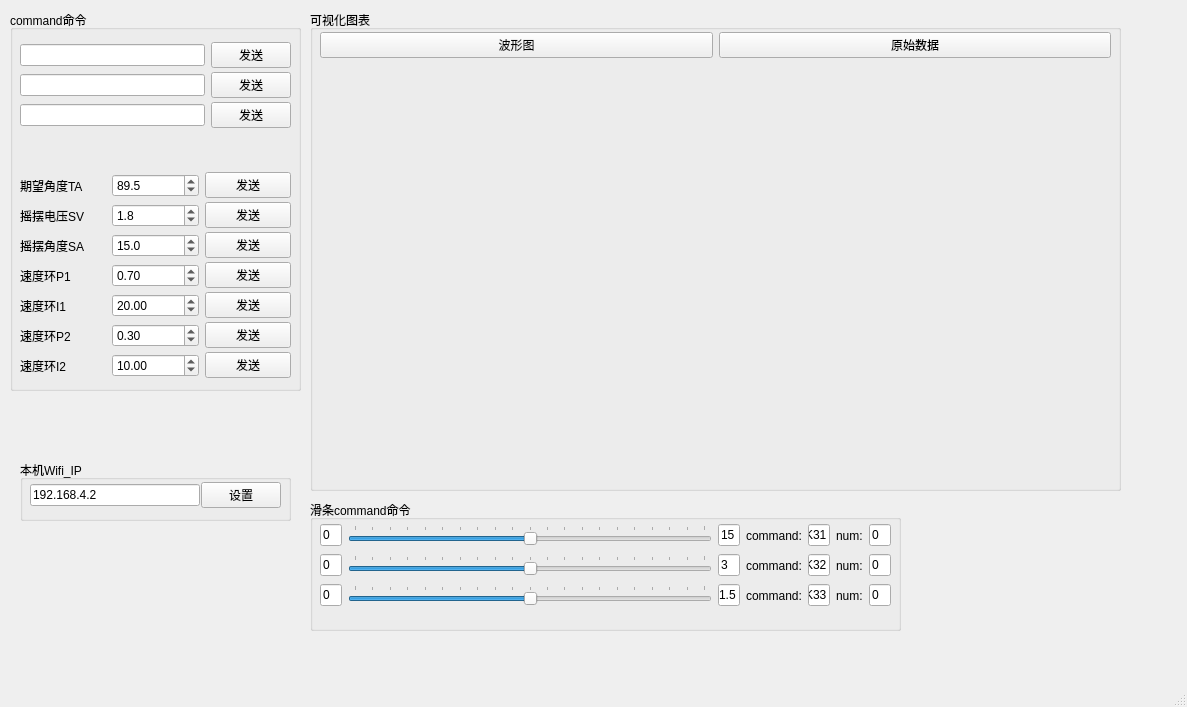
<?xml version="1.0" encoding="UTF-8"?>
<ui version="4.0">
 <class>MainWindow</class>
 <widget class="QMainWindow" name="MainWindow">
  <property name="geometry">
   <rect>
    <x>0</x>
    <y>0</y>
    <width>1187</width>
    <height>707</height>
   </rect>
  </property>
  <property name="windowTitle">
   <string>MainWindow</string>
  </property>
  <widget class="QWidget" name="centralwidget">
   <widget class="QGroupBox" name="groupBox">
    <property name="geometry">
     <rect>
      <x>20</x>
      <y>460</y>
      <width>271</width>
      <height>61</height>
     </rect>
    </property>
    <property name="title">
     <string>本机Wifi_IP</string>
    </property>
    <widget class="QWidget" name="horizontalLayoutWidget">
     <property name="geometry">
      <rect>
       <x>10</x>
       <y>20</y>
       <width>251</width>
       <height>31</height>
      </rect>
     </property>
     <layout class="QHBoxLayout" name="horizontalLayout">
      <property name="spacing">
       <number>1</number>
      </property>
      <item>
       <widget class="QLineEdit" name="wifi_IP_lineEdit">
        <property name="text">
         <string>192.168.4.2</string>
        </property>
       </widget>
      </item>
      <item>
       <widget class="QPushButton" name="wifi_config_pushButton">
        <property name="text">
         <string>设置</string>
        </property>
       </widget>
      </item>
     </layout>
    </widget>
   </widget>
   <widget class="QGroupBox" name="groupBox_2">
    <property name="geometry">
     <rect>
      <x>310</x>
      <y>10</y>
      <width>811</width>
      <height>481</height>
     </rect>
    </property>
    <property name="title">
     <string>可视化图表</string>
    </property>
    <widget class="QWidget" name="gridLayoutWidget">
     <property name="geometry">
      <rect>
       <x>10</x>
       <y>50</y>
       <width>791</width>
       <height>371</height>
      </rect>
     </property>
     <layout class="QGridLayout" name="gridLayout"/>
    </widget>
    <widget class="QWidget" name="horizontalLayoutWidget_4">
     <property name="geometry">
      <rect>
       <x>10</x>
       <y>420</y>
       <width>791</width>
       <height>51</height>
      </rect>
     </property>
     <layout class="QHBoxLayout" name="tool_layout"/>
    </widget>
    <widget class="QWidget" name="horizontalLayoutWidget_6">
     <property name="geometry">
      <rect>
       <x>10</x>
       <y>20</y>
       <width>791</width>
       <height>31</height>
      </rect>
     </property>
     <layout class="QHBoxLayout" name="tool_layout_2">
      <item>
       <widget class="QPushButton" name="wave_pushButton">
        <property name="text">
         <string>波形图</string>
        </property>
       </widget>
      </item>
      <item>
       <widget class="QPushButton" name="raw_pushButton">
        <property name="text">
         <string>原始数据</string>
        </property>
       </widget>
      </item>
     </layout>
    </widget>
   </widget>
   <widget class="QGroupBox" name="groupBox_3">
    <property name="geometry">
     <rect>
      <x>10</x>
      <y>10</y>
      <width>291</width>
      <height>381</height>
     </rect>
    </property>
    <property name="title">
     <string>command命令</string>
    </property>
    <widget class="QWidget" name="horizontalLayoutWidget_7">
     <property name="geometry">
      <rect>
       <x>10</x>
       <y>30</y>
       <width>271</width>
       <height>31</height>
      </rect>
     </property>
     <layout class="QHBoxLayout" name="horizontalLayout_3">
      <item>
       <widget class="QLineEdit" name="wifi_command_lineEdit_1"/>
      </item>
      <item>
       <widget class="QPushButton" name="wifi_command_pushButton_1">
        <property name="text">
         <string>发送</string>
        </property>
       </widget>
      </item>
     </layout>
    </widget>
    <widget class="QWidget" name="horizontalLayoutWidget_8">
     <property name="geometry">
      <rect>
       <x>10</x>
       <y>60</y>
       <width>271</width>
       <height>31</height>
      </rect>
     </property>
     <layout class="QHBoxLayout" name="horizontalLayout_4">
      <item>
       <widget class="QLineEdit" name="wifi_command_lineEdit_2"/>
      </item>
      <item>
       <widget class="QPushButton" name="wifi_command_pushButton_2">
        <property name="text">
         <string>发送</string>
        </property>
       </widget>
      </item>
     </layout>
    </widget>
    <widget class="QWidget" name="horizontalLayoutWidget_9">
     <property name="geometry">
      <rect>
       <x>10</x>
       <y>90</y>
       <width>271</width>
       <height>31</height>
      </rect>
     </property>
     <layout class="QHBoxLayout" name="horizontalLayout_7">
      <item>
       <widget class="QLineEdit" name="wifi_command_lineEdit_3"/>
      </item>
      <item>
       <widget class="QPushButton" name="wifi_command_pushButton_3">
        <property name="text">
         <string>发送</string>
        </property>
       </widget>
      </item>
     </layout>
    </widget>
    <widget class="QWidget" name="horizontalLayoutWidget_13">
     <property name="geometry">
      <rect>
       <x>10</x>
       <y>160</y>
       <width>271</width>
       <height>31</height>
      </rect>
     </property>
     <layout class="QHBoxLayout" name="horizontalLayout_17">
      <item>
       <widget class="QLabel" name="label_16">
        <property name="text">
         <string>期望角度TA</string>
        </property>
       </widget>
      </item>
      <item>
       <widget class="QDoubleSpinBox" name="TA_doubleSpinBox">
        <property name="decimals">
         <number>1</number>
        </property>
        <property name="maximum">
         <double>120.000000000000000</double>
        </property>
        <property name="singleStep">
         <double>0.500000000000000</double>
        </property>
        <property name="value">
         <double>89.500000000000000</double>
        </property>
       </widget>
      </item>
      <item>
       <widget class="QPushButton" name="TA_pushButton">
        <property name="text">
         <string>发送</string>
        </property>
       </widget>
      </item>
     </layout>
    </widget>
    <widget class="QWidget" name="horizontalLayoutWidget_12">
     <property name="geometry">
      <rect>
       <x>10</x>
       <y>190</y>
       <width>271</width>
       <height>31</height>
      </rect>
     </property>
     <layout class="QHBoxLayout" name="horizontalLayout_16">
      <item>
       <widget class="QLabel" name="label_15">
        <property name="text">
         <string>摇摆电压SV</string>
        </property>
       </widget>
      </item>
      <item>
       <widget class="QDoubleSpinBox" name="SV_doubleSpinBox">
        <property name="decimals">
         <number>1</number>
        </property>
        <property name="singleStep">
         <double>0.100000000000000</double>
        </property>
        <property name="value">
         <double>1.800000000000000</double>
        </property>
       </widget>
      </item>
      <item>
       <widget class="QPushButton" name="SV_pushButton">
        <property name="text">
         <string>发送</string>
        </property>
       </widget>
      </item>
     </layout>
    </widget>
    <widget class="QWidget" name="horizontalLayoutWidget_14">
     <property name="geometry">
      <rect>
       <x>10</x>
       <y>220</y>
       <width>271</width>
       <height>31</height>
      </rect>
     </property>
     <layout class="QHBoxLayout" name="horizontalLayout_18">
      <item>
       <widget class="QLabel" name="label_17">
        <property name="text">
         <string>摇摆角度SA</string>
        </property>
       </widget>
      </item>
      <item>
       <widget class="QDoubleSpinBox" name="SA_doubleSpinBox">
        <property name="decimals">
         <number>1</number>
        </property>
        <property name="value">
         <double>15.000000000000000</double>
        </property>
       </widget>
      </item>
      <item>
       <widget class="QPushButton" name="SA_pushButton">
        <property name="text">
         <string>发送</string>
        </property>
       </widget>
      </item>
     </layout>
    </widget>
    <widget class="QWidget" name="horizontalLayoutWidget_15">
     <property name="geometry">
      <rect>
       <x>10</x>
       <y>250</y>
       <width>271</width>
       <height>31</height>
      </rect>
     </property>
     <layout class="QHBoxLayout" name="horizontalLayout_19">
      <item>
       <widget class="QLabel" name="label_18">
        <property name="text">
         <string>速度环P1</string>
        </property>
       </widget>
      </item>
      <item>
       <widget class="QDoubleSpinBox" name="VP1_doubleSpinBox">
        <property name="singleStep">
         <double>0.100000000000000</double>
        </property>
        <property name="value">
         <double>0.700000000000000</double>
        </property>
       </widget>
      </item>
      <item>
       <widget class="QPushButton" name="VP1_pushButton">
        <property name="text">
         <string>发送</string>
        </property>
       </widget>
      </item>
     </layout>
    </widget>
    <widget class="QWidget" name="horizontalLayoutWidget_16">
     <property name="geometry">
      <rect>
       <x>10</x>
       <y>280</y>
       <width>271</width>
       <height>31</height>
      </rect>
     </property>
     <layout class="QHBoxLayout" name="horizontalLayout_20">
      <item>
       <widget class="QLabel" name="label_19">
        <property name="text">
         <string>速度环I1</string>
        </property>
       </widget>
      </item>
      <item>
       <widget class="QDoubleSpinBox" name="VI1_doubleSpinBox">
        <property name="singleStep">
         <double>0.500000000000000</double>
        </property>
        <property name="value">
         <double>20.000000000000000</double>
        </property>
       </widget>
      </item>
      <item>
       <widget class="QPushButton" name="VI1_pushButton">
        <property name="text">
         <string>发送</string>
        </property>
       </widget>
      </item>
     </layout>
    </widget>
    <widget class="QWidget" name="horizontalLayoutWidget_17">
     <property name="geometry">
      <rect>
       <x>10</x>
       <y>310</y>
       <width>271</width>
       <height>31</height>
      </rect>
     </property>
     <layout class="QHBoxLayout" name="horizontalLayout_21">
      <item>
       <widget class="QLabel" name="label_20">
        <property name="text">
         <string>速度环P2</string>
        </property>
       </widget>
      </item>
      <item>
       <widget class="QDoubleSpinBox" name="VP2_doubleSpinBox">
        <property name="singleStep">
         <double>0.100000000000000</double>
        </property>
        <property name="value">
         <double>0.300000000000000</double>
        </property>
       </widget>
      </item>
      <item>
       <widget class="QPushButton" name="VP2_pushButton">
        <property name="text">
         <string>发送</string>
        </property>
       </widget>
      </item>
     </layout>
    </widget>
    <widget class="QWidget" name="horizontalLayoutWidget_18">
     <property name="geometry">
      <rect>
       <x>10</x>
       <y>340</y>
       <width>271</width>
       <height>31</height>
      </rect>
     </property>
     <layout class="QHBoxLayout" name="horizontalLayout_22">
      <item>
       <widget class="QLabel" name="label_21">
        <property name="text">
         <string>速度环I2</string>
        </property>
       </widget>
      </item>
      <item>
       <widget class="QDoubleSpinBox" name="VI2_doubleSpinBox">
        <property name="singleStep">
         <double>0.500000000000000</double>
        </property>
        <property name="value">
         <double>10.000000000000000</double>
        </property>
       </widget>
      </item>
      <item>
       <widget class="QPushButton" name="VI2_pushButton">
        <property name="text">
         <string>发送</string>
        </property>
       </widget>
      </item>
     </layout>
    </widget>
   </widget>
   <widget class="QGroupBox" name="groupBox_4">
    <property name="geometry">
     <rect>
      <x>310</x>
      <y>500</y>
      <width>591</width>
      <height>131</height>
     </rect>
    </property>
    <property name="title">
     <string>滑条command命令</string>
    </property>
    <widget class="QWidget" name="horizontalLayoutWidget_2">
     <property name="geometry">
      <rect>
       <x>10</x>
       <y>20</y>
       <width>571</width>
       <height>31</height>
      </rect>
     </property>
     <layout class="QHBoxLayout" name="horizontalLayout_2" stretch="1,18,1,1,1,1,1">
      <item>
       <widget class="QLineEdit" name="left_lineEdit_1">
        <property name="text">
         <string>0</string>
        </property>
       </widget>
      </item>
      <item>
       <widget class="QSlider" name="horizontalSlider_1">
        <property name="minimum">
         <number>-100</number>
        </property>
        <property name="maximum">
         <number>100</number>
        </property>
        <property name="orientation">
         <enum>Qt::Horizontal</enum>
        </property>
        <property name="tickPosition">
         <enum>QSlider::TicksAbove</enum>
        </property>
        <property name="tickInterval">
         <number>10</number>
        </property>
       </widget>
      </item>
      <item>
       <widget class="QLineEdit" name="right_lineEdit_1">
        <property name="text">
         <string>15</string>
        </property>
       </widget>
      </item>
      <item>
       <widget class="QLabel" name="label">
        <property name="text">
         <string>command:</string>
        </property>
       </widget>
      </item>
      <item>
       <widget class="QLineEdit" name="command_lineEdit_1">
        <property name="text">
         <string>K31</string>
        </property>
       </widget>
      </item>
      <item>
       <widget class="QLabel" name="label_4">
        <property name="text">
         <string>num:</string>
        </property>
       </widget>
      </item>
      <item>
       <widget class="QLineEdit" name="num_lineEdit_1">
        <property name="text">
         <string>0</string>
        </property>
       </widget>
      </item>
     </layout>
    </widget>
    <widget class="QWidget" name="horizontalLayoutWidget_3">
     <property name="geometry">
      <rect>
       <x>10</x>
       <y>50</y>
       <width>571</width>
       <height>31</height>
      </rect>
     </property>
     <layout class="QHBoxLayout" name="horizontalLayout_5" stretch="1,18,1,1,1,1,1">
      <item>
       <widget class="QLineEdit" name="left_lineEdit_2">
        <property name="text">
         <string>0</string>
        </property>
       </widget>
      </item>
      <item>
       <widget class="QSlider" name="horizontalSlider_2">
        <property name="minimum">
         <number>-100</number>
        </property>
        <property name="maximum">
         <number>100</number>
        </property>
        <property name="orientation">
         <enum>Qt::Horizontal</enum>
        </property>
        <property name="tickPosition">
         <enum>QSlider::TicksAbove</enum>
        </property>
        <property name="tickInterval">
         <number>10</number>
        </property>
       </widget>
      </item>
      <item>
       <widget class="QLineEdit" name="right_lineEdit_2">
        <property name="text">
         <string>3</string>
        </property>
       </widget>
      </item>
      <item>
       <widget class="QLabel" name="label_5">
        <property name="text">
         <string>command:</string>
        </property>
       </widget>
      </item>
      <item>
       <widget class="QLineEdit" name="command_lineEdit_2">
        <property name="text">
         <string>K32</string>
        </property>
       </widget>
      </item>
      <item>
       <widget class="QLabel" name="label_6">
        <property name="text">
         <string>num:</string>
        </property>
       </widget>
      </item>
      <item>
       <widget class="QLineEdit" name="num_lineEdit_2">
        <property name="text">
         <string>0</string>
        </property>
       </widget>
      </item>
     </layout>
    </widget>
    <widget class="QWidget" name="horizontalLayoutWidget_5">
     <property name="geometry">
      <rect>
       <x>10</x>
       <y>80</y>
       <width>571</width>
       <height>31</height>
      </rect>
     </property>
     <layout class="QHBoxLayout" name="horizontalLayout_6" stretch="1,18,1,1,1,1,1">
      <item>
       <widget class="QLineEdit" name="left_lineEdit_3">
        <property name="text">
         <string>0</string>
        </property>
       </widget>
      </item>
      <item>
       <widget class="QSlider" name="horizontalSlider_3">
        <property name="minimum">
         <number>-100</number>
        </property>
        <property name="maximum">
         <number>100</number>
        </property>
        <property name="orientation">
         <enum>Qt::Horizontal</enum>
        </property>
        <property name="tickPosition">
         <enum>QSlider::TicksAbove</enum>
        </property>
        <property name="tickInterval">
         <number>10</number>
        </property>
       </widget>
      </item>
      <item>
       <widget class="QLineEdit" name="right_lineEdit_3">
        <property name="text">
         <string>1.5</string>
        </property>
       </widget>
      </item>
      <item>
       <widget class="QLabel" name="label_7">
        <property name="text">
         <string>command:</string>
        </property>
       </widget>
      </item>
      <item>
       <widget class="QLineEdit" name="command_lineEdit_3">
        <property name="text">
         <string>K33</string>
        </property>
       </widget>
      </item>
      <item>
       <widget class="QLabel" name="label_8">
        <property name="text">
         <string>num:</string>
        </property>
       </widget>
      </item>
      <item>
       <widget class="QLineEdit" name="num_lineEdit_3">
        <property name="text">
         <string>0</string>
        </property>
       </widget>
      </item>
     </layout>
    </widget>
   </widget>
  </widget>
  <widget class="QMenuBar" name="menubar">
   <property name="geometry">
    <rect>
     <x>0</x>
     <y>0</y>
     <width>1187</width>
     <height>26</height>
    </rect>
   </property>
  </widget>
  <widget class="QStatusBar" name="statusbar"/>
 </widget>
 <resources/>
 <connections/>
</ui>
